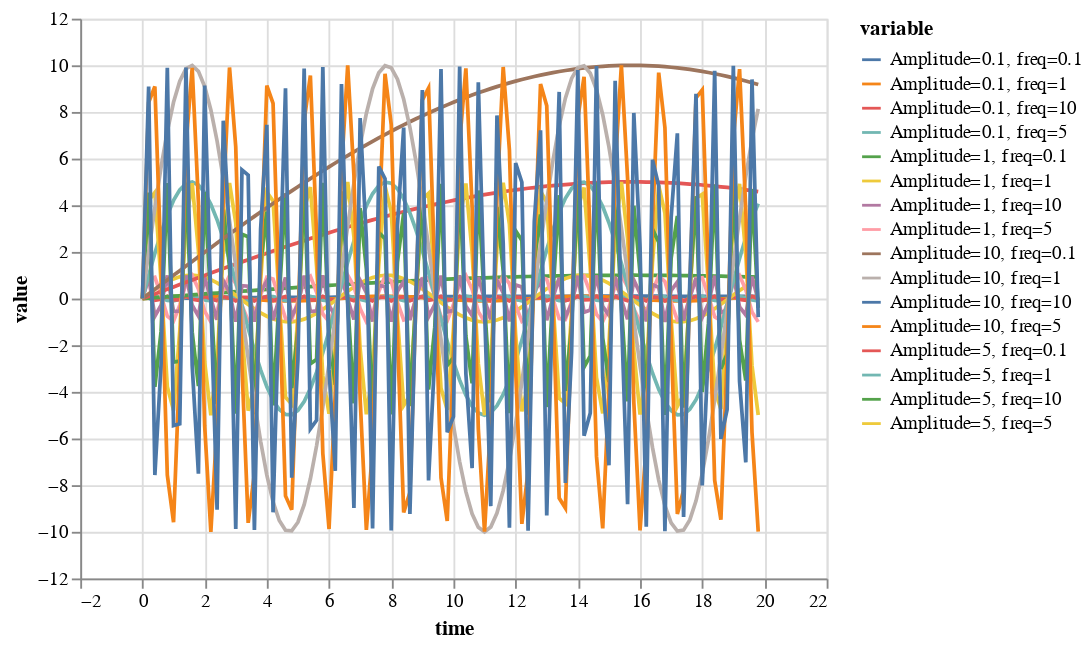

This figure's notebook cell:
### Code cell
df = pd.DataFrame({'time': time})
                   
for i in [.1,1,5,10]:
    for j in [.1,1,5,10]:
        df['Amplitude=' + str(i) + ', freq=' + str(j)] = wavesol(i,j,time) # Add new column which is the result of multiplying columns i and j together

selector = alt.selection_single(empty='all', fields=['variable'])
colours_obj = alt.Color( 'variable:N')#,scale=alt.Scale(domain=parties,range=party_colours))
colours_condition = alt.condition(selector, 
                                  colours_obj,       
                                  alt.value("lightgray"))
data = df.reset_index().melt(id_vars=['time'])
alt.Chart(data[101:]).mark_line().encode(
    alt.X('time:Q',
        scale=alt.Scale(domain=(-2,22))),
    alt.Y('value:Q',
          scale=alt.Scale(domain=(-12,12))),
    color='variable'
).add_selection(selector)

### Figure 1 — Vega-Lite specification as saved in the notebook (floating-point values rounded to 4 significant figures; data arrays with more than 128 entries replaced by an {"elided": "..."} marker saying what was removed)
{"config": {"view": {"continuousWidth": 400, "continuousHeight": 300}}, "data": {"name": "data-35c574c90d44e1ee450ade15cbc5b336"}, "mark": "line", "encoding": {"color": {"type": "nominal", "field": "variable"}, "x": {"type": "quantitative", "field": "time", "scale": {"domain": [-2, 22]}}, "y": {"type": "quantitative", "field": "value", "scale": {"domain": [-12, 12]}}}, "selection": {"selector002": {"type": "single", "empty": "all", "fields": ["variable"]}}, "$schema": "https://vega.github.io/schema/vega-lite/v4.0.2.json", "datasets": {"data-35c574c90d44e1ee450ade15cbc5b336": {"elided": "1599 records"}}}
